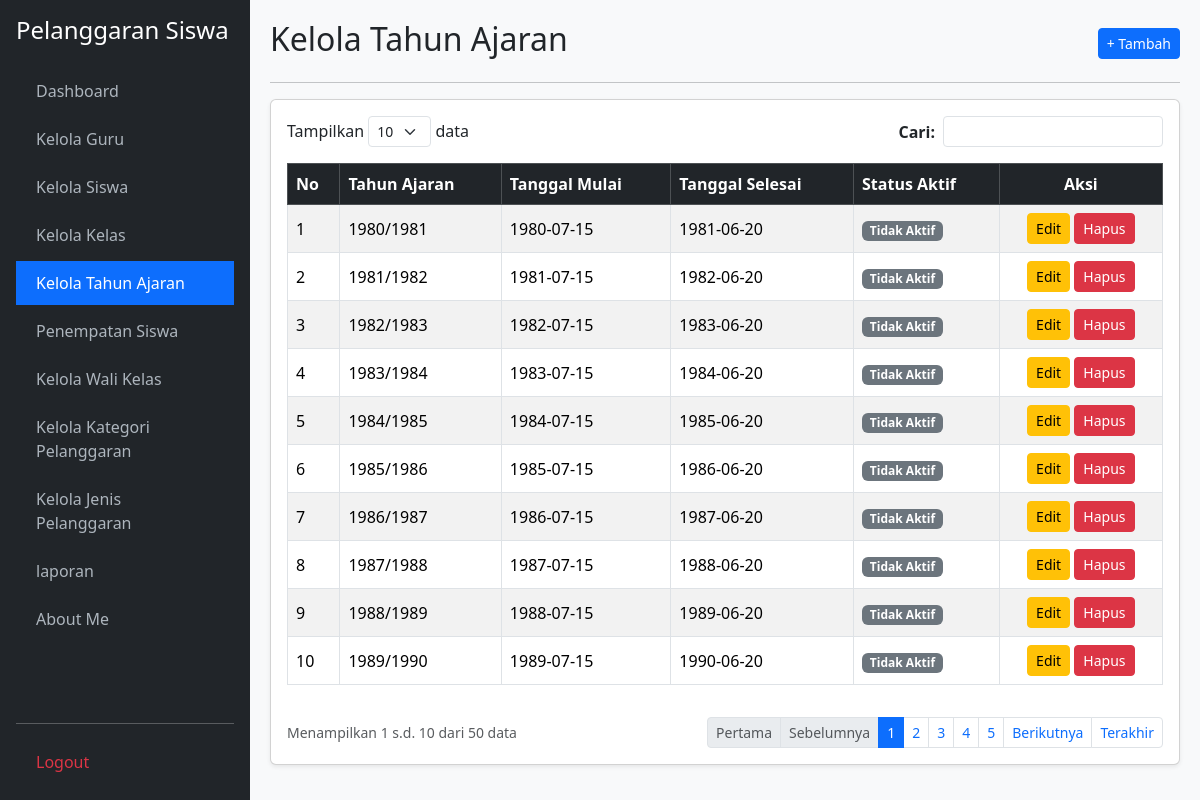
Page /kelola_tahun_ajaran.php (signed in) on the earlier database version.
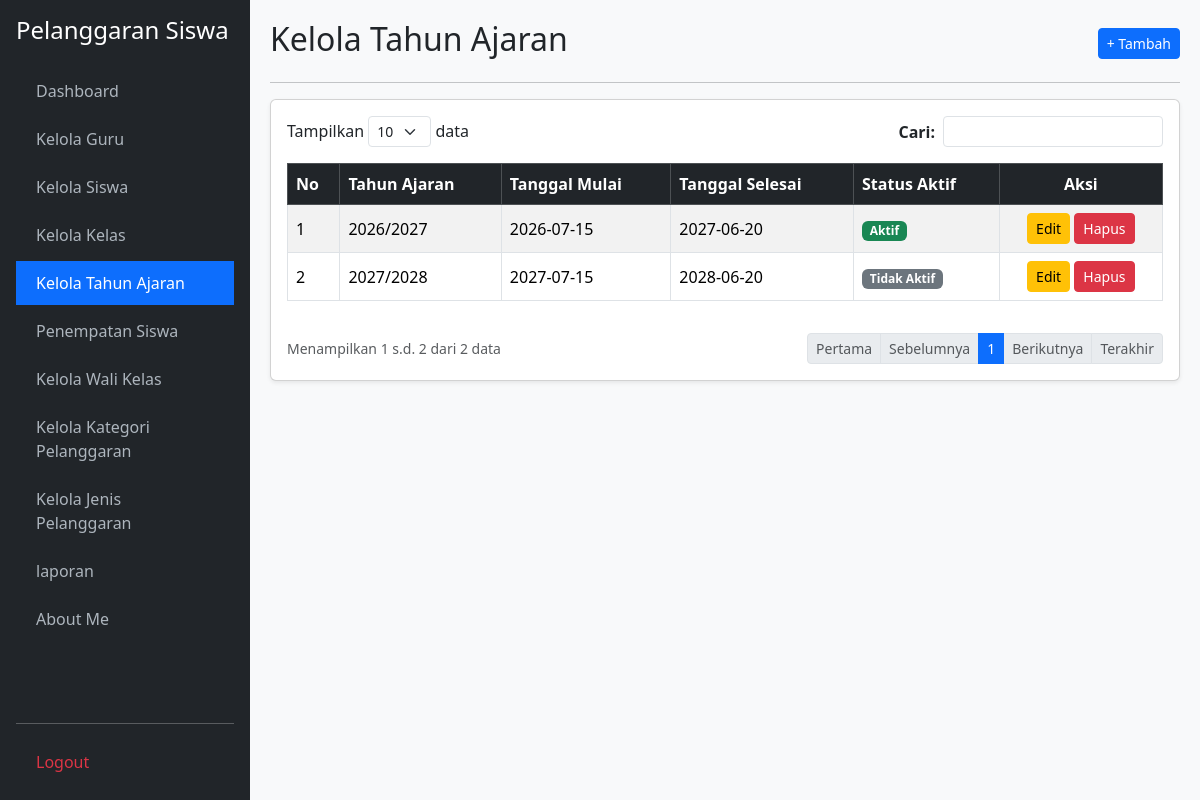
Same page on the later database version.
### tables this page shows
CREATE TABLE `t_tahun_ajaran` (
  `id` int(11) NOT NULL,
  `nama` varchar(20) NOT NULL,
  `tanggal_mulai` date DEFAULT NULL,
  `tanggal_selesai` date DEFAULT NULL,
  `status_aktif` tinyint(1) DEFAULT 1,
  `created_at` timestamp NULL DEFAULT NULL,
  `updated_at` timestamp NULL DEFAULT NULL
);

### kelola_tahun_ajaran.php (the view, shortened to what the changed rows need)
<?php
require_once 'koneksi.php';
$aksi = $_GET['aksi'] ?? '';
$edit_id = $_GET['edit'] ?? '';
$edit = $edit_id ? mysqli_fetch_assoc(mysqli_query($koneksi, "SELECT * FROM t_tahun_ajaran WHERE id='$edit_id'")) : null;
$limit = 10;
$h = max(1, (int)($_GET['halaman'] ?? 1));
$offset = ($h - 1) * $limit;
$cari = mysqli_real_escape_string($koneksi, $_GET['cari'] ?? '');
$where = $cari ? "WHERE nama LIKE '%$cari%'" : "";
$total = mysqli_num_rows(mysqli_query($koneksi, "SELECT 1 FROM t_tahun_ajaran $where"));
$pages = ceil($total / $limit);
$data = mysqli_query($koneksi, "SELECT * FROM t_tahun_ajaran $where LIMIT $offset, $limit");
$no = $offset + 1;
?>
<!DOCTYPE html>
<html lang="id">
<head>
    <link href="https://cdn.jsdelivr.net/npm/bootstrap@5.3.2/dist/css/bootstrap.min.css" rel="stylesheet">
</head>
<body>
    <div class="main-content">
        <?php if ($aksi === 'tambah' || $edit): ?>
            <div class="d-flex justify-content-between align-items-center mb-3">
                <h2><?= $edit ? 'Edit Tahun Ajaran' : 'Tambah Tahun Ajaran'; ?></h2>
                <a href="kelola_tahun_ajaran.php" class="btn btn-secondary btn-sm">&larr; Kembali</a>
            </div>
            <hr>
            <div class="card shadow-sm"><div class="card-body">
                <form method="POST">
                    <input type="hidden" name="id" value="<?= $edit['id'] ?? ''; ?>">
                    <div class="mb-3">
                        <label class="form-label fw-bold">Tahun Ajaran:</label>
                        <input type="text" name="nama" class="form-control" value="<?= htmlspecialchars($edit['nama'] ?? ''); ?>" placeholder="Contoh: 2027/2028" required>
                        <small class="text-muted">Status aktif akan menyesuaikan secara otomatis dengan tahun sistem.</small>
                    </div>
                    <div class="mb-3">
                        <label class="form-label fw-bold">Tanggal Mulai:</label>
                        <input type="date" name="tanggal_mulai" class="form-control" value="<?= htmlspecialchars($edit['tanggal_mulai'] ?? ''); ?>" required>
                    </div>
                    <div class="mb-3">
                        <label class="form-label fw-bold">Tanggal Selesai:</label>
                        <input type="date" name="tanggal_selesai" class="form-control" value="<?= htmlspecialchars($edit['tanggal_selesai'] ?? ''); ?>" required>
                    </div>
                    <hr>
                    <div class="d-flex justify-content-end">
                        <a href="kelola_tahun_ajaran.php" class="btn btn-secondary me-2">Batal</a>
                        <button type="submit" name="simpan" class="btn btn-primary">Simpan</button>
                    </div>
                </form>
            </div></div>
        <?php else: ?>
            <div class="d-flex justify-content-between align-items-center mb-2">
                <h2>Kelola Tahun Ajaran</h2>
                <a href="?aksi=tambah" class="btn btn-primary btn-sm">+ Tambah</a>
            </div>
            <hr>
            <div class="card shadow-sm"><div class="card-body">
                <div class="row mb-3 justify-content-between">
                    <div class="col-auto">Tampilkan <select class="form-select form-select-sm d-inline-block w-auto"><option>10</option></select> data</div>
                    <div class="col-auto">
                        <form method="GET" class="d-flex align-items-center">
                            <label class="me-2 mb-0 fw-bold">Cari:</label>
                            <input type="text" name="cari" class="form-control form-control-sm" value="<?= htmlspecialchars($cari); ?>">
                        </form>
                    </div>
                </div>
                <div class="table-responsive">
                    <table class="table table-bordered table-striped align-middle">
                        <thead class="table-dark">
                            <tr><th>No</th><th>Tahun Ajaran</th><th>Tanggal Mulai</th><th>Tanggal Selesai</th><th>Status Aktif</th><th class="text-center">Aksi</th></tr>
                        </thead>
                        <tbody>
                            <?php while($r = mysqli_fetch_assoc($data)): ?>
                            <tr>
                                <td><?= $no++; ?></td>
                                <td><?= htmlspecialchars($r['nama']); ?></td>
                                <td><?= htmlspecialchars($r['tanggal_mulai']); ?></td>
                                <td><?= htmlspecialchars($r['tanggal_selesai']); ?></td>
                                <td>
                                    <span class="badge bg-<?= ($r['status_aktif'] == 1 || $r['status_aktif'] == 'Aktif') ? 'success' : 'secondary'; ?>">
                                        <?= ($r['status_aktif'] == 1 || $r['status_aktif'] == 'Aktif') ? 'Aktif' : 'Tidak Aktif'; ?>
                                    </span>
                                </td>
                                <td class="text-center">
                                    <a href="?edit=<?= $r['id']; ?>" class="btn btn-sm btn-warning">Edit</a>
                                    <a href="?hapus=<?= $r['id']; ?>" class="btn btn-sm btn-danger" onclick="return confirm('Hapus data tahun ajaran ini?')">Hapus</a>
                                </td>
                            </tr>
                            <?php endwhile; if(!$total): ?>
                            <tr><td colspan="6" class="text-center text-muted">Data tahun ajaran tidak ditemukan.</td></tr>
                            <?php endif; ?>
                        </tbody>
                    </table>
                </div>
                <div class="d-flex justify-content-between align-items-center mt-3">
                    <small class="text-muted">Menampilkan <?= $total ? $offset + 1 : 0; ?> s.d. <?= min($offset + $limit, $total); ?> dari <?= $total; ?> data</small>
                    <ul class="pagination pagination-sm mb-0">
                        <li class="page-item <?= $h <= 1 ? 'disabled' : ''; ?>"><a class="page-link" href="?halaman=1&cari=<?= $cari; ?>">Pertama</a></li>
                        <li class="page-item <?= $h <= 1 ? 'disabled' : ''; ?>"><a class="page-link" href="?halaman=<?= $h-1; ?>&cari=<?= $cari; ?>">Sebelumnya</a></li>
                        <?php for($i=1; $i<=$pages; $i++): ?>
                            <li class="page-item <?= $h == $i ? 'active' : ''; ?>"><a class="page-link" href="?halaman=<?= $i; ?>&cari=<?= $cari; ?>"><?= $i; ?></a></li>
                        <?php endfor; ?>
                        <li class="page-item <?= $h >= $pages ? 'disabled' : ''; ?>"><a class="page-link" href="?halaman=<?= $h+1; ?>&cari=<?= $cari; ?>">Berikutnya</a></li>
                        <li class="page-item <?= $h >= $pages ? 'disabled' : ''; ?>"><a class="page-link" href="?halaman=<?= $pages; ?>&cari=<?= $cari; ?>">Terakhir</a></li>
                    </ul>
                </div>
            </div></div>
        <?php endif; ?>
    </div>
</body>
</html>

Differences in the rows shown:
removed t_tahun_ajaran: nama "1980/1981", tanggal_mulai "1980-07-15", tanggal_selesai "1981-06-20", status_aktif "Tidak Aktif"
removed t_tahun_ajaran: nama "1981/1982", tanggal_mulai "1981-07-15", tanggal_selesai "1982-06-20", status_aktif "Tidak Aktif"
removed t_tahun_ajaran: nama "1982/1983", tanggal_mulai "1982-07-15", tanggal_selesai "1983-06-20", status_aktif "Tidak Aktif"
removed t_tahun_ajaran: nama "1983/1984", tanggal_mulai "1983-07-15", tanggal_selesai "1984-06-20", status_aktif "Tidak Aktif"
removed t_tahun_ajaran: nama "1984/1985", tanggal_mulai "1984-07-15", tanggal_selesai "1985-06-20", status_aktif "Tidak Aktif"
removed t_tahun_ajaran: nama "1985/1986", tanggal_mulai "1985-07-15", tanggal_selesai "1986-06-20", status_aktif "Tidak Aktif"
removed t_tahun_ajaran: nama "1986/1987", tanggal_mulai "1986-07-15", tanggal_selesai "1987-06-20", status_aktif "Tidak Aktif"
removed t_tahun_ajaran: nama "1987/1988", tanggal_mulai "1987-07-15", tanggal_selesai "1988-06-20", status_aktif "Tidak Aktif"
removed t_tahun_ajaran: nama "1988/1989", tanggal_mulai "1988-07-15", tanggal_selesai "1989-06-20", status_aktif "Tidak Aktif"
removed t_tahun_ajaran: nama "1989/1990", tanggal_mulai "1989-07-15", tanggal_selesai "1990-06-20", status_aktif "Tidak Aktif"
added t_tahun_ajaran: nama "2026/2027", tanggal_mulai "2026-07-15", tanggal_selesai "2027-06-20", status_aktif "Aktif"
added t_tahun_ajaran: nama "2027/2028", tanggal_mulai "2027-07-15", tanggal_selesai "2028-06-20", status_aktif "Tidak Aktif"
Other differences:
min($offset + $limit, $total): "10" → "2"
$total: "50" → "2"
list line gone: "2"
list line gone: "3"
list line gone: "4"
list line gone: "5"
